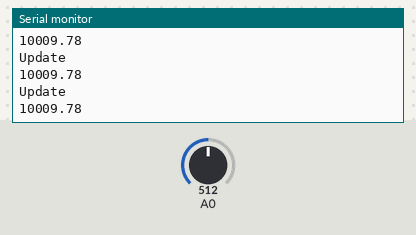
Recording of a sketch running on a simulated Arduino Uno, built with avr-gcc and run on an emulated ATmega328P. Shown: the last lines printed to the serial monitor. The inputs (shaded band) are chosen by the test bench; at power-on: A0 = 512.

Above: at 1.2 s.
1.3 s: A0 set to 490
At 1.61 s:
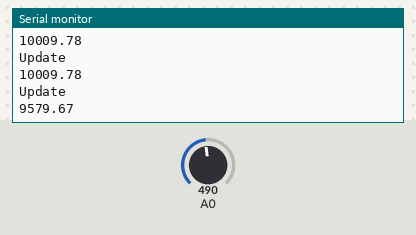
2.8 s: A0 set to 510
At 3.11 s:
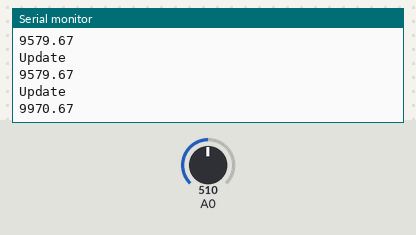
Timing chart, 0 to 5.8 s (numbered marks = the images above; inputs shaded):
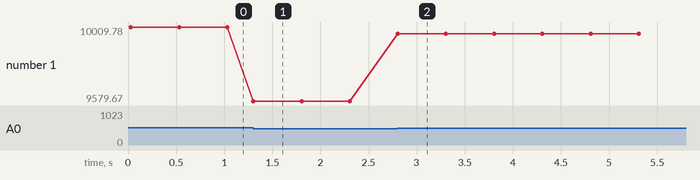

Measured:
- after the input at 1.3 s, the serial monitor: prints a new line at once (image 1)
- after the input at 2.8 s, the serial monitor: prints a new line at once (image 2)
- plotted number 1: 10009.78 → 9579.67 after the input at 1.3 s, 9579.67 → 9970.67 after the input at 2.8 s

The sketch:

ArduinoCAN.ino
```cpp
// CAN - Version: Latest
#include <CAN.h>
//Dokumentation zur CAN library
//https://github.com/sandeepmistry/arduino-CAN/blob/master/API.md

//welche Pins sind an welches Gerät angeschlossen
int airspeedPin = 5;
int rpmPin = 3;
int verticalSpeedPin = 6;
//int turnCoordinatorPin = 5;

//Messdaten des Airspeed Indikators
//In MPH, später unsere x-Achse
//short airspeedWerteMPHX[46] = {38, 41, 44, 47, 49, 52, 55, 58, 61, 64, 66, 69, 72, 75, 77, 80, 83, 85, 88, 91, 94, 97, 100, 102, 105, 108, 111, 114, 116, 118, 121, 124, 127, 129, 132, 135, 137, 140, 143, 145, 148, 151, 154, 155, 157, 158};
short airspeedWerteMS[46] = {20, 21, 23, 24, 25, 27, 28, 30, 31, 33, 34, 35, 37, 39, 40, 41, 43, 44, 45, 47, 48, 50, 51, 52, 54, 56, 57, 59, 60, 61, 62, 64, 65, 66, 68, 69, 70, 72, 74, 75, 76, 78, 79, 80, 81, 81};
//Im PWM intervall des Arduinos, unsere Y achse
short airspeedWertePWMY[46] = {15, 20, 25, 30, 35, 40, 45, 50, 55, 60, 65, 70, 75, 80, 85, 90, 95, 100, 105, 110, 115, 120, 125, 130, 135, 140, 145, 150, 155, 160, 165, 170, 175, 180, 185, 190, 195, 200, 205, 210, 215, 220, 225, 230, 235, 240};
int anzahlWerteAirspeed = 46;

//Messdaten des RPM Indikators
short RPMWerteRPMX[29] = {0, 75, 125, 195, 260, 325, 400, 460, 520, 650, 795, 910, 1040, 1175, 1300, 1440, 1590, 1710, 1850, 2000, 2130, 2290, 2425, 2575, 2725, 2875, 3010, 3150, 3190};
short RPMWertePWMY[29] = {0, 5, 10, 15, 20, 25, 30, 35, 40, 50, 60, 70, 80, 90, 100, 110, 120, 130, 140, 150, 160, 170, 180, 190, 200, 210, 220, 230, 235};
int anzahlWerteRPM = 29;

//Messdaten des Climbrate Indikators
float verticalSpeedWerteFPSX[26] ={-2000, -1500, -1000, -890, -790, -690, -590, -490, -375, -275, -160, -50, 0, 50, 160, 260, 375, 475, 575, 675, 775, 875, 975, 1000, 1500, 2000};
float verticalSpeedWertePWMY[26] = {31, 55, 80, 85, 90, 95, 100, 105, 110, 115, 120, 125, 127, 130, 135, 140, 145, 150, 155, 160, 165, 170, 175, 177, 202, 228};
int anzahlWerteVSpeed = 26;

union floatBytes{
  float f;
  byte bytes[4];
};

int lastVal = -1;
unsigned long lastUpdate = millis();

void setup() {  //da wir den Arduino Mega verwenden weichen wir von den von der CAN library vorgegebenen standart Pins ab.
     //erster Parameter: new chip select pin to use, defaults to 10
     //zweiter Parameter: irq - new INT pin to use, defaults to 2.
  //CAN.setPins(53,21);

  //Chip Select und Iterrupt für die Arduino Nanos von Andrä
  CAN.setPins(4,2);
  CAN.setClockFrequency(8E6);//die Can Module haben einen Oszilator, in diesem Fall 8Mhz.
                             //erstelle USB Datenverbindung zum Arduino, für zB Konsolenausgabe
  Serial.begin(38400);       //baudrate beliebig, sollte aber nicht zu niedrig sein, ansonsten stellt dies einen bottleneck im Programm dar, was zu einem Buffer overflow des CAN Transmitters seitens PI führt.
  //while(!Serial);            //solange die USB verbindung nicht initialisiert ist pausiert diese loop den Code.
  Serial.println("CANReceiver");  //wird CANReceiver aus gegeben so besteht eine USB Verbindung

  if(!CAN.begin(1E6)){                   //initialisiert Bus mit angegebener Transferrate, 1 mBit/s funktioniert
    Serial.println("Starting CAN failed!");
  }
}

//Falls keine CANNachricht im Buffer des CANs liegt, ist packetSize = 0.
//in einer if() anweisung wird 0 als false interpretiert, positive Zahlen als true.

void loop() {

  int packetSize = CAN.parsePacket();   //packet size in bytes or 0 if no packet was received

  if (packetSize) {   // falls Nachricht im Buffer:
    long arbitrationID = CAN.packetId();
    Serial.println(arbitrationID);
    for (int i = 0; i < 4; i++) {
      CAN.read();
    }

    switch(arbitrationID){

      case 314: //Vertical speed, float, semantik:feet per second
        displayClimbrate(processCANMessageFloatData());
        break;

      case 315:    //Airspeed, semantik:Float
        displayAirspeed(processCANMessageFloatData());
        break;

      case 500:    //Engine rpm 1, semantik:Float
        displayEngineRPM(processCANMessageFloatData());
        break;

      default:
        clearCANBuffer(); //TODO
        break;
    }
  }

  if((analogRead(0) != lastVal && (millis() - lastUpdate) > 25) || (millis() - lastUpdate) > 500){
    Serial.println("Update");
    sendCANmessage(1038, mapTo(analogRead(0), 0, 20000));
    lastVal = analogRead(0);
    lastUpdate = millis();
  }

  /*
  Throttle
  if((analogRead(0) != lastVal && (millis() - lastUpdate) > 25) || (millis() - lastUpdate) > 500){
    sendCANmessage(414, mapTo(analogRead(0), 0, 100));
    lastVal = analogRead(0);
    lastUpdate = millis();
  }

  Elevator
  if((analogRead(0) != lastVal && (millis() - lastUpdate) > 25) || (millis() - lastUpdate) > 500){
    sendCANmessage(308, mapTo(analogRead(0), -16384, 16383));
    lastVal = analogRead(0);
    lastUpdate = millis();
  }

  Rudder
  if((analogRead(0) != lastVal && (millis() - lastUpdate) > 25) || (millis() - lastUpdate) > 500){
    sendCANmessage(306, mapTo(analogRead(0), -16384, 16383));
    lastVal = analogRead(0);
    lastUpdate = millis();
  }
  */

}

void clearCANBuffer() {
  while(CAN.read() != -1);
}

float mapTo(int in, int from, int to){
  return from + in/1023.0 * (to - from);
}

//standart lineare Interpolation, eine Menge Erklärungen im Internet verfügbar
float interpolate(short xValues[], short yValues[], int numberOfValues, float pointx){
  //triviale Fälle:
  if(pointx <= xValues[0]) return yValues[0];
  if(pointx >= xValues[numberOfValues - 1]) return yValues[numberOfValues - 1];

  int i = 0;

  while(pointx >= xValues[i+1]) i++;
  auto y = (pointx - xValues[i]) / (xValues[i + 1] - xValues[i]);

  return yValues[i] * (1 - y) + yValues[i + 1] * y;
}

byte messageCounter = 0;

void sendCANmessage(int id, float value){
  union floatBytes float2bytes;
  float2bytes.f = value;
  Serial.println(float2bytes.f);
  CAN.beginPacket(id);
  CAN.write(2); //NodeID
  CAN.write(2); //dataType float == 2
  CAN.write(0); //serviceCode
  CAN.write(messageCounter++); //messageCounter
    for(int i = 3; i >= 0; i--){
      CAN.write(float2bytes.bytes[i]);
    }
    if (CAN.endPacket() == 0){
      Serial.println("Error, something didn't work");
    }
}

//liest 4 bytes aus dem CANBus und konvertiert diese in einen float
float processCANMessageFloatData(){
      union floatBytes value1;
      //uint8_t bytes[4];
      for(int i = 3; i >= 0; i--){
        value1.bytes[i] = CAN.read();
      }
      //Serial.println();
      //float f;
      //memcpy (&f, bytes, 4);  //konvertiere Bytes zu Float
      Serial.println(value1.f);
      return value1.f;
}

void displayAirspeed(float f){
  analogWrite(airspeedPin, interpolate(airspeedWerteMS, airspeedWertePWMY, anzahlWerteAirspeed, f));
}

void displayEngineRPM(float f){
  analogWrite(rpmPin, interpolate(RPMWerteRPMX, RPMWertePWMY, anzahlWerteRPM, f));
}

void displayClimbrate(float f){
  //analogWrite(verticalSpeedPin, interpolate(verticalSpeedWerteFPSX, verticalSpeedWertePWMY, anzahlWerteVSpeed, f));
}
```
